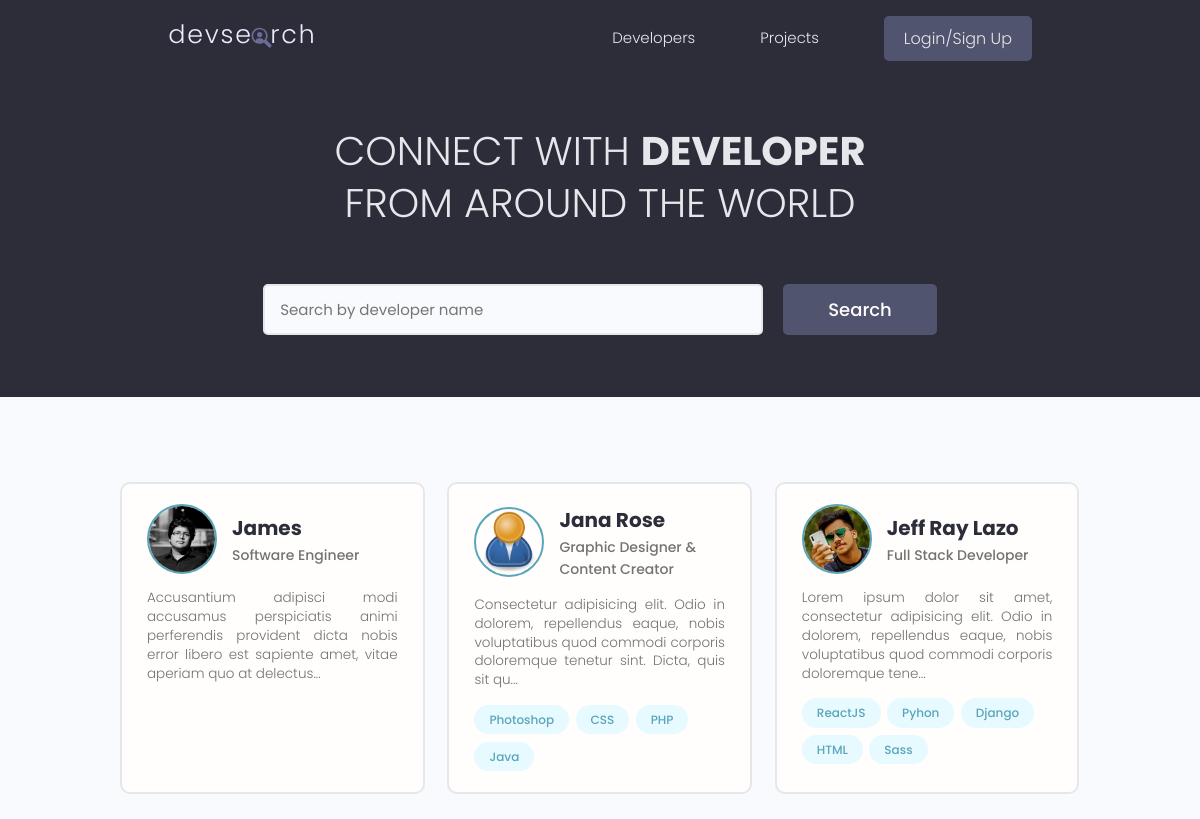
The app's page /, older data.
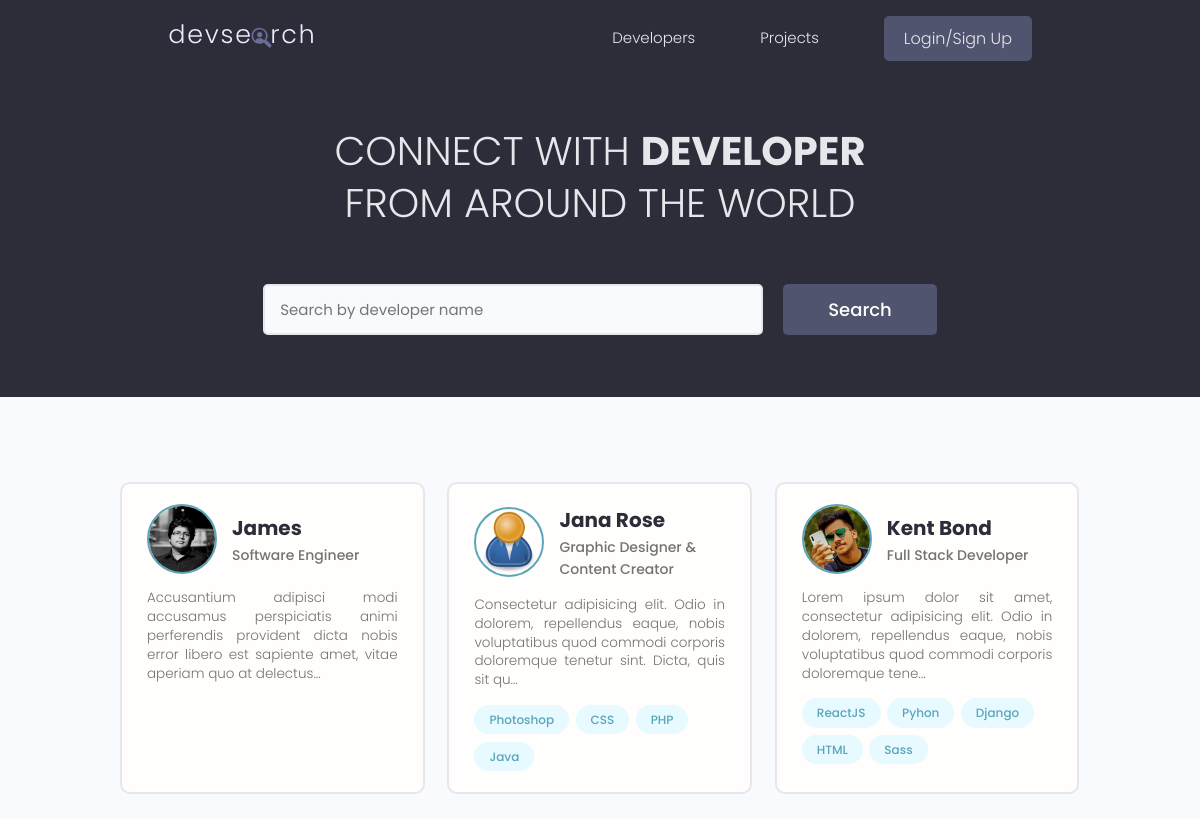
The same page, newer data.
### users/models.py (models this page shows, shortened)
class Profile(models.Model):
    id = models.UUIDField(default=uuid.uuid4, unique=True,
                          primary_key=True, editable=False)
    user = models.OneToOneField(
        User, on_delete=models.CASCADE, null=True, blank=True)
    name = models.CharField(max_length=200, blank=True, null=True)
    email = models.EmailField(max_length=500, blank=True, null=True)
    username = models.CharField(max_length=200, blank=True, null=True)
    short_intro = models.CharField(max_length=200, blank=True, null=True)
    bio = models.TextField(blank=True, null=True)
    location = models.CharField(max_length=200, blank=True, null=True)
    profile_image = models.ImageField(
        null=True, blank=True, upload_to="profiles/", default="profiles/user-default.png")
    social_github = models.CharField(max_length=200, blank=True, null=True)
    social_twitter = models.CharField(max_length=200, blank=True, null=True)
    social_linkedin = models.CharField(max_length=200, blank=True, null=True)
    social_youtube = models.CharField(max_length=200, blank=True, null=True)
    social_website = models.CharField(max_length=200, blank=True, null=True)
    created = models.DateTimeField(auto_now_add=True)
    class Meta:
        ordering = ['-created']
    @property
    def imageURL(self):
        try:
            url = self.profile_image.url
        except:
            url = ''
        return url

### users/views.py (the view)
# urls.py: path('', views.profiles, name="profiles"),
def profiles(request):
    profiles, search_query = searchProfiles(request)
    custom_range, profiles = paginateProfiles(request, profiles, 3)
    context = {'profiles': profiles, 'search_query': search_query,
               'custom_range': custom_range}
    return render(request, 'users/profiles.html', context)

### users/models.py (called while the page is built)
    def __str__(self):
        return str(self.name)

### users/utils.py (called while the page is built)
def paginateProfiles(request, profiles, results):
    page = request.GET.get('page')
    paginator = Paginator(profiles, results)
    try:
        profiles = paginator.page(page)
    except PageNotAnInteger:
        page = 1
        profiles = paginator.page(page)
    except EmptyPage:
        page = paginator.num_pages
        profiles = paginator.page(page)
    leftIndex = (int(page) - 4)
    if leftIndex < 1:
        leftIndex = 1
    rightIndex = (int(page) + 5)
    if rightIndex > paginator.num_pages:
        rightIndex = paginator.num_pages + 1
    custom_range = range(leftIndex, rightIndex)
    return custom_range, profiles

### users/templates/users/profiles.html (shortened to what this page needs)
{% extends 'main.html' %}
{% block content %}
<main class="home">
    <section class="hero-section text-center">
        <div class="container container--narrow">
            <div class="hero-section__box">
                <h2>CONNECT WITH <span>DEVELOPER</span></h2>
                <h2>FROM AROUND THE WORLD</h2>
            </div>
            <div class="hero-section__search">
                <form id="search-form" class="form" action="{% url 'profiles' %}" method="get">
                    <div class="form__field">
                        <input class="input input--text" id="formInput#search" type="text" name="search_query"
                            value="{{search_query}}" placeholder="Search by developer name" />
                    </div>
                    <input class="btn btn--sub btn--lg" type="submit" value="Search" />
                </form>
            </div>
        </div>
    </section>
    <section class="devlist">
        <div class="container">
            <div class="grid grid--three">
                {% for profile in profiles %}
                <div class="column card">
                    <div class="dev">
                        <a href="{% url 'user-profile' profile.id %}" class="card__body">
                            <div class="dev__profile">
                                <img class="avatar avatar--md" src="{{profile.imageURL}}"
                                    alt="{{profile.name|slugify}}" />
                                <div class="dev__meta">
                                    <h3>{{profile.name}}</h3>
                                    <h5>{{profile.short_intro|slice:"60"}}</h5>
                                </div>
                            </div>
                            <p class="dev__info">
                                {{profile.bio|slice:"150"}}...
                            </p>
                            <div class="dev__skills">
                                {% for skill in profile.skill_set.all|slice:"5" %}
                                <span class="tag tag--pill tag--main">
                                    <small>{{skill}}</small>
                                </span>
                                {% endfor %}
                            </div>
                        </a>
                    </div>
                </div>
                {% endfor %}
            </div>
        </div>
    </section>
</main>
{% endblock %}

Row changes from the older to the newer data that the page shows:
changed Profile "Full Stack Developer": name "Jeff Ray Lazo" → "Kent Bond"
